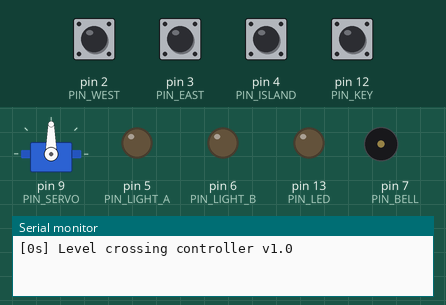
Recording of a sketch running on a simulated Arduino Uno, built with avr-gcc and run on an emulated ATmega328P. Parts: servo, output pins drawn as LEDs (lit = HIGH), buzzer (waves = sounding), the last lines printed to the serial monitor. Dashed ring = blinking. Inputs (shaded band) come from the test bench; at power-on: pin 2 (PIN_WEST), pin 3 (PIN_EAST), pin 4 (PIN_ISLAND), pin 12 (PIN_KEY) HIGH.

Above: at 1.2 s.
1.3 s: pin 2 (PIN_WEST) pulled LOW for 0.15 s
At 1.62 s:
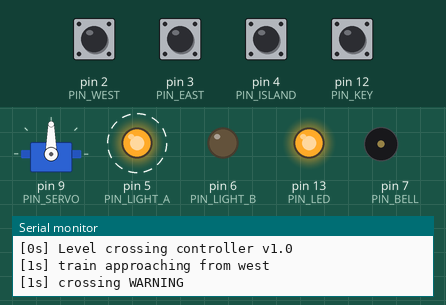
4.3 s: pin 12 (PIN_KEY) pulled LOW for 0.15 s
At 4.87 s:
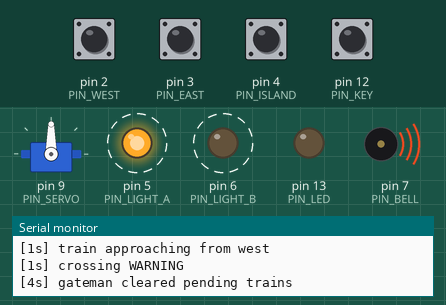
7.3 s: pin 3 (PIN_EAST) pulled LOW for 0.15 s
At 7.96 s:
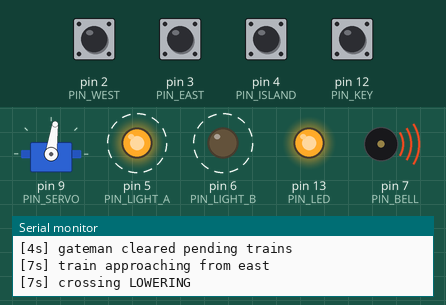
10.3 s: pin 12 (PIN_KEY) pulled LOW for 0.15 s
At 10.96 s:
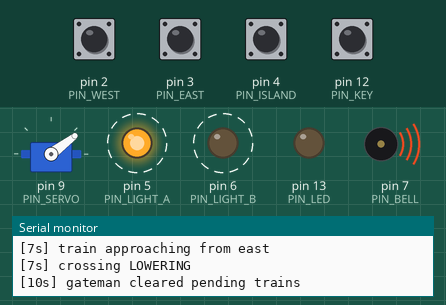
13.3 s: pin 2 (PIN_WEST) pulled LOW for 1 s
At 13.75 s:
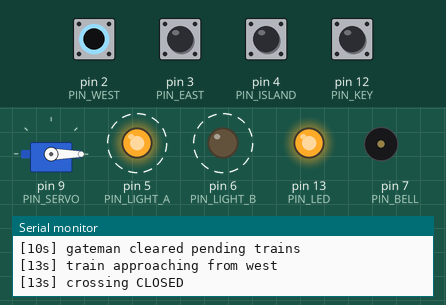
Timing chart, 0 to 20.3 s (numbered marks = the images above; inputs shaded):
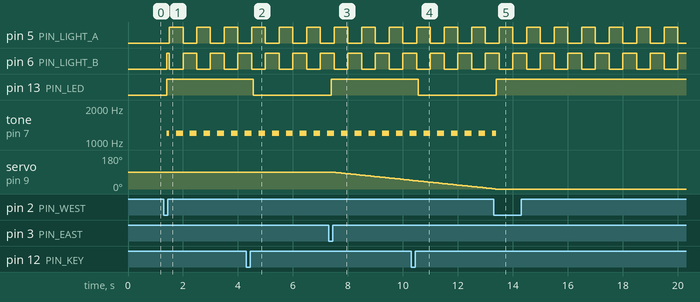

Measured:
- after the input at 1.3 s, pin 5 (PIN_LIGHT_A): alternates HIGH for 0.50 s and LOW for 0.50 s, starting after 0.20 s; pin 6 (PIN_LIGHT_B): LOW → HIGH after 0.10 s, then repeats every 1.0 s: LOW 0.50 s, HIGH 0.50 s
- after the input at 4.3 s, pin 13 (PIN_LED): HIGH → LOW after 0.25 s
- after the input at 7.3 s, pin 13 (PIN_LED): LOW → HIGH after 0.10 s
- after the input at 10.3 s, pin 13 (PIN_LED): HIGH → LOW after 0.25 s
- after the input at 13.3 s, pin 13 (PIN_LED): LOW → HIGH after 0.10 s; servo on pin 9 (PIN_SERVO): goes on until 13.4 s, then stays 0°

The sketch:

level_crossing.ino
```cpp
// (licence header left out)
#include <Servo.h>
#include <avr/wdt.h>

// ============================================================================
//  SETTINGS
// ============================================================================
#ifndef TIME_SCALE_PERCENT
#define TIME_SCALE_PERCENT 100
#endif

const uint16_t WARNING_MS      = 6000;   // lights + bell before barriers move
const uint16_t BARRIER_MOVE_MS = 6000;   // full travel time
const uint16_t OPEN_DELAY_MS   = 3000;   // after the last train has cleared
const uint16_t SENSOR_FILTER_MS = 100;
const uint16_t STUCK_SENSOR_S  = 600;    // scaled
const uint8_t  BARRIER_UP = 90, BARRIER_DOWN = 0;
const uint8_t  MAX_TRAINS = 2;

// ============================================================================
//  PINS
// ============================================================================
const uint8_t PIN_WEST = 2, PIN_EAST = 3, PIN_ISLAND = 4, PIN_KEY = 12;
const uint8_t PIN_LIGHT_A = 5, PIN_LIGHT_B = 6, PIN_BELL = 7, PIN_SERVO = 9, PIN_LED = 13;

// ============================================================================
//  STATE
// ============================================================================
enum Phase : uint8_t { P_OPEN, P_WARNING, P_LOWERING, P_CLOSED, P_RAISING, P_FAULT };
const char *const PHASE_NAME[] = { "OPEN", "WARNING", "LOWERING", "CLOSED", "RAISING", "FAULT" };

struct Input {
  uint8_t pin;
  bool stable, pending;
  unsigned long changedAt, activeSince;
};

Input west = { PIN_WEST, false, false, 0, 0 };
Input east = { PIN_EAST, false, false, 0, 0 };
Input island = { PIN_ISLAND, false, false, 0, 0 };
Input key = { PIN_KEY, false, false, 0, 0 };

struct Train { uint8_t exitPin; bool onCrossing; bool passedIsland; };
Train trains[MAX_TRAINS];
uint8_t trainCount = 0;

Phase phase = P_OPEN;
unsigned long phaseSince = 0, clearSince = 0;
bool clearActive = false;
Servo barrier;
float barrierPos = BARRIER_UP;

// ============================================================================
//  HELPERS
// ============================================================================
static unsigned long secs(unsigned long s) { return s * 1000UL * TIME_SCALE_PERCENT / 100UL; }
static bool since(unsigned long t0, unsigned long d) { return (millis() - t0) >= d; }

static void logMsg(const char *msg) {
  Serial.print('[');
  Serial.print(millis() / 1000UL);
  Serial.print(F("s] "));
  Serial.println(msg);
}

static void setPhase(Phase p) {
  if (p == phase) return;
  phase = p;
  phaseSince = millis();
  char buf[32];
  snprintf(buf, sizeof(buf), "crossing %s", PHASE_NAME[p]);
  logMsg(buf);
}

// Returns +1 on a rising edge (becomes active), -1 on falling, 0 otherwise.
static int8_t updateInput(Input &in) {
  bool raw = digitalRead(in.pin) == LOW;
  if (raw != in.pending) { in.pending = raw; in.changedAt = millis(); }
  if (in.pending != in.stable && since(in.changedAt, SENSOR_FILTER_MS)) {
    in.stable = in.pending;
    if (in.stable) in.activeSince = millis();
    return in.stable ? 1 : -1;
  }
  return 0;
}

static const char *sideName(uint8_t pin) { return pin == PIN_WEST ? "west" : "east"; }

// ============================================================================
//  TRAIN TRACKING
// ============================================================================
static void approachEdge(uint8_t pin) {
  // Is this a tracked train leaving through its exit sensor? A long train
  // can reach the far sensor while its tail is still on the road, so a
  // train on the crossing counts too (the island sensor keeps the road
  // closed until the tail has gone).
  for (uint8_t i = 0; i < trainCount; i++) {
    if (trains[i].exitPin == pin && (trains[i].passedIsland || trains[i].onCrossing)) {
      char buf[40];
      snprintf(buf, sizeof(buf), "train passed %s sensor, cleared", sideName(pin));
      logMsg(buf);
      for (uint8_t k = i; k + 1 < trainCount; k++) trains[k] = trains[k + 1];
      trainCount--;
      return;
    }
  }
  // Otherwise a new train is approaching from this side.
  if (trainCount < MAX_TRAINS) {
    trains[trainCount++] = { (uint8_t)(pin == PIN_WEST ? PIN_EAST : PIN_WEST), false, false };
    char buf[40];
    snprintf(buf, sizeof(buf), "train approaching from %s", sideName(pin));
    logMsg(buf);
  } else {
    logMsg("extra train detected (tracking full), staying closed");
  }
}

static void islandEdge(int8_t edge) {
  if (edge > 0) {
    for (uint8_t i = 0; i < trainCount; i++) {
      if (!trains[i].passedIsland && !trains[i].onCrossing) {
        trains[i].onCrossing = true;
        logMsg("train on the crossing");
        return;
      }
    }
    logMsg("island occupied with no tracked train");
  } else if (edge < 0) {
    for (uint8_t i = 0; i < trainCount; i++) {
      if (trains[i].onCrossing) {
        trains[i].onCrossing = false;
        trains[i].passedIsland = true;
        logMsg("crossing clear of train");
        return;
      }
    }
  }
}

static bool stuckSensor() {
  Input *all[] = { &west, &east, &island };
  for (Input *in : all) {
    if (in->stable && since(in->activeSince, secs(STUCK_SENSOR_S))) return true;
  }
  return false;
}

// ============================================================================
//  CONTROL
// ============================================================================
static void control() {
  int8_t w = updateInput(west), e = updateInput(east), isl = updateInput(island);
  int8_t k = updateInput(key);
  if (isl) islandEdge(isl);            // island first: a tail leaving and a
  if (w > 0) approachEdge(PIN_WEST);   // front reaching the far sensor can
  if (e > 0) approachEdge(PIN_EAST);   // happen in the same instant

  // Gateman key released: forget trains that never arrived, if the crossing
  // itself is clear. Also the only way out of FAULT.
  if (k < 0) {
    if (!island.stable && !stuckSensor()) {
      if (trainCount) logMsg("gateman cleared pending trains");
      trainCount = 0;
      if (phase == P_FAULT) setPhase(P_CLOSED);
    }
  }

  if (phase != P_FAULT && stuckSensor()) {
    setPhase(P_FAULT);
    logMsg("FAULT: sensor stuck active, crossing held closed");
  }

  bool needClosed = trainCount > 0 || island.stable || key.stable || phase == P_FAULT;
  bool clear = !needClosed;
  if (clear && !clearActive) clearSince = millis();
  clearActive = clear;

  switch (phase) {
    case P_OPEN:
      if (needClosed) setPhase(P_WARNING);
      break;
    case P_WARNING:
      if (since(phaseSince, WARNING_MS)) setPhase(P_LOWERING);
      break;
    case P_LOWERING:
      if (barrierPos <= BARRIER_DOWN) setPhase(P_CLOSED);
      break;
    case P_CLOSED:
      if (clear && since(clearSince, OPEN_DELAY_MS)) setPhase(P_RAISING);
      break;
    case P_RAISING:
      if (needClosed) setPhase(P_LOWERING);          // another train: back down
      else if (barrierPos >= BARRIER_UP) setPhase(P_OPEN);
      break;
    case P_FAULT:
      break;
  }
}

static void outputs() {
  static unsigned long lastMove = 0;
  unsigned long now = millis();
  float step = (float)(BARRIER_UP - BARRIER_DOWN) * (now - lastMove) / BARRIER_MOVE_MS;
  lastMove = now;
  bool goingDown = phase == P_LOWERING || phase == P_CLOSED || phase == P_FAULT;
  bool goingUp = phase == P_RAISING || phase == P_OPEN;
  if (goingDown && barrierPos > BARRIER_DOWN) barrierPos = max((float)BARRIER_DOWN, barrierPos - step);
  if (goingUp && barrierPos < BARRIER_UP) barrierPos = min((float)BARRIER_UP, barrierPos + step);
  barrier.write((int)(barrierPos + 0.5f));

  bool flashing = phase != P_OPEN;
  bool tick = (now / 500) & 1;
  digitalWrite(PIN_LIGHT_A, flashing && tick);
  digitalWrite(PIN_LIGHT_B, flashing && !tick);

  static bool bellOn = false;
  bool bell = (phase == P_WARNING || phase == P_LOWERING || phase == P_FAULT) && ((now / 250) & 1);
  if (bell && !bellOn) tone(PIN_BELL, 1200);
  if (!bell && bellOn) noTone(PIN_BELL);
  bellOn = bell;

  digitalWrite(PIN_LED, phase == P_FAULT ? tick : trainCount > 0);
}

// ============================================================================
//  ARDUINO
// ============================================================================
void setup() {
  MCUSR = 0;
  wdt_disable();
  const uint8_t inputs[] = { PIN_WEST, PIN_EAST, PIN_ISLAND, PIN_KEY };
  const uint8_t outputs_[] = { PIN_LIGHT_A, PIN_LIGHT_B, PIN_BELL, PIN_LED };
  for (uint8_t p : inputs) pinMode(p, INPUT_PULLUP);
  for (uint8_t p : outputs_) pinMode(p, OUTPUT);
  barrier.attach(PIN_SERVO);
  barrier.write(BARRIER_UP);
  Serial.begin(9600);
  logMsg("Level crossing controller v1.0");

  // A train already on the crossing at power-up: close straight away.
  if (digitalRead(PIN_ISLAND) == LOW) {
    island.stable = island.pending = true;
    island.activeSince = millis();
    logMsg("train on the crossing at start-up");
  }
  wdt_enable(WDTO_2S);
}

void loop() {
  wdt_reset();
  control();
  outputs();
}
```
